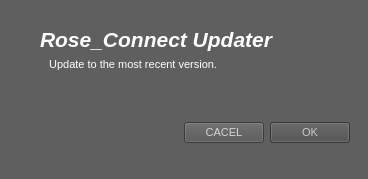
<?xml version="1.0" encoding="UTF-8"?>
<ui version="4.0">
 <class>Window</class>
 <widget class="QMainWindow" name="Window">
  <property name="geometry">
   <rect>
    <x>0</x>
    <y>0</y>
    <width>368</width>
    <height>179</height>
   </rect>
  </property>
  <property name="windowTitle">
   <string>QSimpleUpdater Example</string>
  </property>
  <property name="autoFillBackground">
   <bool>false</bool>
  </property>
  <property name="styleSheet">
   <string notr="true">background-color: rgb(95, 95, 95);
color: rgb(255, 255, 255);</string>
  </property>
  <widget class="QWidget" name="centralwidget">
   <layout class="QVBoxLayout" name="verticalLayout">
    <item>
     <widget class="QFrame" name="frame_2">
      <property name="frameShape">
       <enum>QFrame::NoFrame</enum>
      </property>
      <property name="frameShadow">
       <enum>QFrame::Raised</enum>
      </property>
      <layout class="QHBoxLayout" name="horizontalLayout_2">
       <item>
        <widget class="QLabel" name="label_2">
         <property name="text">
          <string/>
         </property>
         <property name="pixmap">
          <pixmap resource="../qsimpleupdater.qrc">:/icons/update.png</pixmap>
         </property>
        </widget>
       </item>
       <item>
        <widget class="QFrame" name="frame_3">
         <property name="frameShape">
          <enum>QFrame::NoFrame</enum>
         </property>
         <property name="frameShadow">
          <enum>QFrame::Raised</enum>
         </property>
         <layout class="QVBoxLayout" name="verticalLayout_3">
          <item>
           <widget class="QLabel" name="label_3">
            <property name="font">
             <font>
              <family>Arial</family>
              <pointsize>8</pointsize>
              <weight>75</weight>
              <bold>true</bold>
              <kerning>false</kerning>
             </font>
            </property>
            <property name="text">
             <string>&lt;html&gt;&lt;head/&gt;&lt;body&gt;&lt;p&gt;&lt;span style=&quot; font-size:xx-large; font-weight:600; font-style:italic;&quot;&gt;Rose_Connect Updater&lt;/span&gt;&lt;/p&gt;&lt;/body&gt;&lt;/html&gt;</string>
            </property>
           </widget>
          </item>
          <item>
           <widget class="QLabel" name="label_4">
            <property name="font">
             <font>
              <family>Arial</family>
              <pointsize>8</pointsize>
             </font>
            </property>
            <property name="text">
             <string>   Update to the most recent version.</string>
            </property>
           </widget>
          </item>
         </layout>
        </widget>
       </item>
       <item>
        <spacer name="horizontalSpacer_2">
         <property name="orientation">
          <enum>Qt::Horizontal</enum>
         </property>
         <property name="sizeHint" stdset="0">
          <size>
           <width>40</width>
           <height>20</height>
          </size>
         </property>
        </spacer>
       </item>
      </layout>
     </widget>
    </item>
    <item>
     <widget class="QFrame" name="frame">
      <property name="frameShape">
       <enum>QFrame::NoFrame</enum>
      </property>
      <property name="frameShadow">
       <enum>QFrame::Plain</enum>
      </property>
      <layout class="QHBoxLayout" name="horizontalLayout">
       <item>
        <spacer name="horizontalSpacer">
         <property name="orientation">
          <enum>Qt::Horizontal</enum>
         </property>
         <property name="sizeHint" stdset="0">
          <size>
           <width>40</width>
           <height>20</height>
          </size>
         </property>
        </spacer>
       </item>
       <item>
        <widget class="QPushButton" name="closeButton">
         <property name="font">
          <font>
           <family>Arial</family>
           <pointsize>8</pointsize>
           <weight>50</weight>
           <bold>false</bold>
           <kerning>false</kerning>
          </font>
         </property>
         <property name="styleSheet">
          <string notr="true">background-color: rgb(84, 84, 84);
color: rgb(211, 211, 211);
border-color: rgb(221, 221, 221);</string>
         </property>
         <property name="text">
          <string>CACEL</string>
         </property>
        </widget>
       </item>
       <item>
        <widget class="QPushButton" name="checkButton">
         <property name="font">
          <font>
           <family>Arial</family>
           <pointsize>8</pointsize>
           <weight>50</weight>
           <bold>false</bold>
          </font>
         </property>
         <property name="styleSheet">
          <string notr="true">background-color: rgb(77, 77, 77);
color: rgb(202, 202, 202);
border-color: rgb(227, 227, 227);</string>
         </property>
         <property name="text">
          <string>OK</string>
         </property>
        </widget>
       </item>
      </layout>
     </widget>
    </item>
   </layout>
  </widget>
 </widget>
 <resources>
  <include location="../qsimpleupdater.qrc"/>
 </resources>
 <connections/>
</ui>
